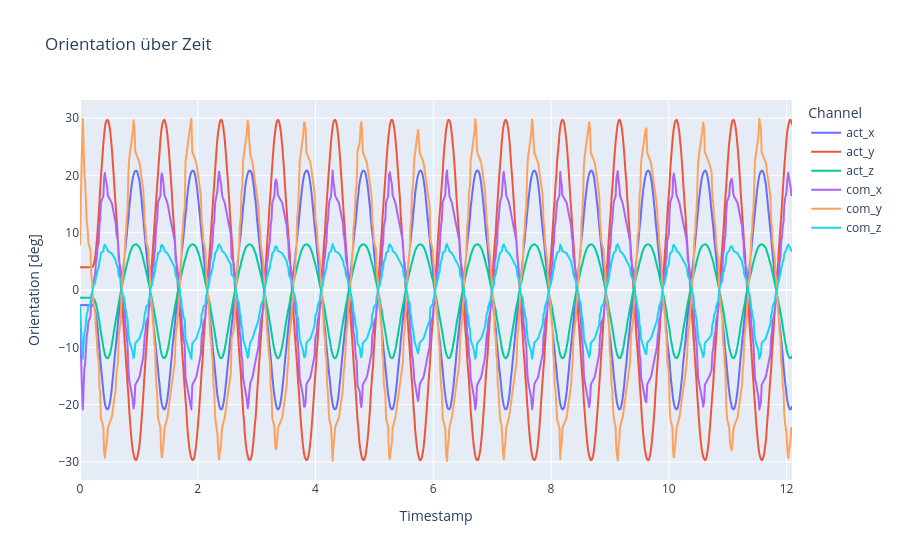

Notebook cell for this chart:
### Markdown cell above
orientation over time

### Code cell
# 1) DataFrame anlegen
df = pd.DataFrame({
    'timestamp': timestamps,
    'act_x': rpy_act[:, 0],
    'act_y': rpy_act[:, 1],
    'act_z': rpy_act[:, 2],
    'com_x': rpy_com[:, 0],
    'com_y': rpy_com[:, 1],
    'com_z': rpy_com[:, 2],
})

# 1) In Long-Form umwandeln
df_long = df.melt(
    id_vars='timestamp',
    value_vars=df.columns[1:],
    var_name='Channel',
    value_name='Orientation [deg]'
)

# 2) Plot bauen
fig = px.line(
    df_long,
    x='timestamp',
    y='Orientation [deg]',
    color='Channel',
    title="Orientation über Zeit",
    labels={'timestamp': 'Timestamp'}
)

# 3) Achsen anpassen
fig.update_xaxes(
    tickformat="%H:%M:%S\n%d-%m-%Y",
)

fig.show()

### Figure 1 — Plotly figure (JSON) as saved in the notebook; plotly's stock layout.template omitted (floating-point values rounded to 4 significant figures; data arrays with more than 128 entries replaced by an {"elided": "..."} marker saying what was removed)
{"data": [{"hovertemplate": "Channel=act_x<br>Timestamp=%{x}<br>Orientation [deg]=%{y}<extra></extra>", "legendgroup": "act_x", "line": {"color": "#636efa", "dash": "solid"}, "marker": {"symbol": "circle"}, "mode": "lines", "name": "act_x", "showlegend": true, "type": "scattergl", "x": {"elided": "941 float values"}, "xaxis": "x", "y": {"elided": "941 float values"}, "yaxis": "y"}, {"hovertemplate": "Channel=act_y<br>Timestamp=%{x}<br>Orientation [deg]=%{y}<extra></extra>", "legendgroup": "act_y", "line": {"color": "#EF553B", "dash": "solid"}, "marker": {"symbol": "circle"}, "mode": "lines", "name": "act_y", "showlegend": true, "type": "scattergl", "x": {"elided": "941 float values"}, "xaxis": "x", "y": {"elided": "941 float values"}, "yaxis": "y"}, {"hovertemplate": "Channel=act_z<br>Timestamp=%{x}<br>Orientation [deg]=%{y}<extra></extra>", "legendgroup": "act_z", "line": {"color": "#00cc96", "dash": "solid"}, "marker": {"symbol": "circle"}, "mode": "lines", "name": "act_z", "showlegend": true, "type": "scattergl", "x": {"elided": "941 float values"}, "xaxis": "x", "y": {"elided": "941 float values"}, "yaxis": "y"}, {"hovertemplate": "Channel=com_x<br>Timestamp=%{x}<br>Orientation [deg]=%{y}<extra></extra>", "legendgroup": "com_x", "line": {"color": "#ab63fa", "dash": "solid"}, "marker": {"symbol": "circle"}, "mode": "lines", "name": "com_x", "showlegend": true, "type": "scattergl", "x": {"elided": "941 float values"}, "xaxis": "x", "y": {"elided": "941 float values"}, "yaxis": "y"}, {"hovertemplate": "Channel=com_y<br>Timestamp=%{x}<br>Orientation [deg]=%{y}<extra></extra>", "legendgroup": "com_y", "line": {"color": "#FFA15A", "dash": "solid"}, "marker": {"symbol": "circle"}, "mode": "lines", "name": "com_y", "showlegend": true, "type": "scattergl", "x": {"elided": "941 float values"}, "xaxis": "x", "y": {"elided": "941 float values"}, "yaxis": "y"}, {"hovertemplate": "Channel=com_z<br>Timestamp=%{x}<br>Orientation [deg]=%{y}<extra></extra>", "legendgroup": "com_z", "line": {"color": "#19d3f3", "dash": "solid"}, "marker": {"symbol": "circle"}, "mode": "lines", "name": "com_z", "showlegend": true, "type": "scattergl", "x": {"elided": "941 float values"}, "xaxis": "x", "y": {"elided": "941 float values"}, "yaxis": "y"}], "layout": {"legend": {"title": {"text": "Channel"}, "tracegroupgap": 0}, "title": {"text": "Orientation über Zeit"}, "xaxis": {"anchor": "y", "domain": [0, 1], "tickformat": "%H:%M:%S\n%d-%m-%Y", "title": {"text": "Timestamp"}}, "yaxis": {"anchor": "x", "domain": [0, 1], "title": {"text": "Orientation [deg]"}}}}
